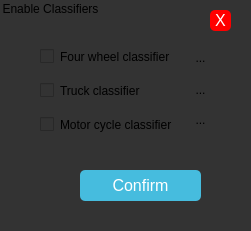
       <widget class="QGroupBox" name="classifier">
        <property name="geometry">
         <rect>
          <x>270</x>
          <y>20</y>
          <width>251</width>
          <height>231</height>
         </rect>
        </property>
        <property name="styleSheet">
         <string notr="true">background-color: #333;
border-radius: 8px;</string>
        </property>
        <property name="title">
         <string>Enable Classifiers</string>
        </property>
        <widget class="QPushButton" name="selectInt_2">
         <property name="enabled">
          <bool>true</bool>
         </property>
         <property name="geometry">
          <rect>
           <x>80</x>
           <y>170</y>
           <width>121</width>
           <height>31</height>
          </rect>
         </property>
         <property name="font">
          <font>
           <pointsize>-1</pointsize>
          </font>
         </property>
         <property name="mouseTracking">
          <bool>true</bool>
         </property>
         <property name="autoFillBackground">
          <bool>false</bool>
         </property>
         <property name="styleSheet">
          <string notr="true">background-color: #46bcde;
font-size: 16px;
color: white;
border-radius: 5px;</string>
         </property>
         <property name="text">
          <string>Confirm</string>
         </property>
        </widget>
        <widget class="QWidget" name="verticalLayoutWidget">
         <property name="geometry">
          <rect>
           <x>30</x>
           <y>30</y>
           <width>151</width>
           <height>121</height>
          </rect>
         </property>
         <layout class="QVBoxLayout" name="verticalLayout">
          <property name="spacing">
           <number>0</number>
          </property>
          <property name="leftMargin">
           <number>10</number>
          </property>
          <item>
           <widget class="QCheckBox" name="classifierFW">
            <property name="text">
             <string>Four wheel classifier</string>
            </property>
           </widget>
          </item>
          <item>
           <widget class="QCheckBox" name="classifierTR">
            <property name="text">
             <string>Truck classifier</string>
            </property>
           </widget>
          </item>
          <item>
           <widget class="QCheckBox" name="classifierMT">
            <property name="text">
             <string>Motor cycle classifier</string>
            </property>
           </widget>
          </item>
         </layout>
        </widget>
        <widget class="QPushButton" name="closebj_9">
         <property name="enabled">
          <bool>true</bool>
         </property>
         <property name="geometry">
          <rect>
           <x>210</x>
           <y>10</y>
           <width>21</width>
           <height>21</height>
          </rect>
         </property>
         <property name="font">
          <font>
           <pointsize>-1</pointsize>
          </font>
         </property>
         <property name="mouseTracking">
          <bool>true</bool>
         </property>
         <property name="autoFillBackground">
          <bool>false</bool>
         </property>
         <property name="styleSheet">
          <string notr="true">background-color: rgb(255, 0, 0);
font-size: 16px;
color: white;
border-radius: 5px;</string>
         </property>
         <property name="text">
          <string>X</string>
         </property>
        </widget>
        <widget class="QToolButton" name="classifierFWpath">
         <property name="geometry">
          <rect>
           <x>190</x>
           <y>50</y>
           <width>21</width>
           <height>16</height>
          </rect>
         </property>
         <property name="text">
          <string>...</string>
         </property>
        </widget>
        <widget class="QToolButton" name="classifierTRpath">
         <property name="geometry">
          <rect>
           <x>190</x>
           <y>80</y>
           <width>21</width>
           <height>20</height>
          </rect>
         </property>
         <property name="text">
          <string>...</string>
         </property>
        </widget>
        <widget class="QToolButton" name="classifierMTpath">
         <property name="geometry">
          <rect>
           <x>190</x>
           <y>110</y>
           <width>21</width>
           <height>20</height>
          </rect>
         </property>
         <property name="text">
          <string>...</string>
         </property>
        </widget>
       </widget>
